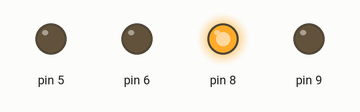
Bench run of a sketch on a simulated Arduino Uno, built with avr-gcc and run on an emulated ATmega328P. On the bench: output pins drawn as LEDs (lit = HIGH).

Above: at 0.5 s.
At 1.5 s:
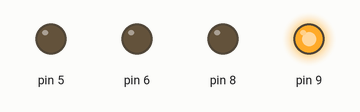
At 2.2 s:
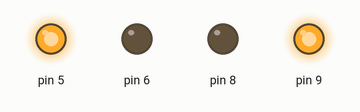
At 3.5 s:
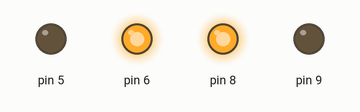
At 4.5 s:
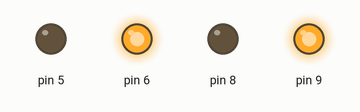
Timing chart, 0 to 6.9 s (numbered marks = the images above):
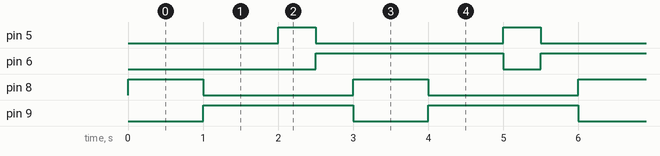

The sketch:

wheel.ino
```cpp
void setup()
{
  pinMode(8,OUTPUT);
  pinMode(9,OUTPUT);
  pinMode(5,OUTPUT);
  pinMode(6,OUTPUT);
}
// the loop function runs forever
void loop()
{
 digitalWrite(8,HIGH);//clockwise(RED)
 digitalWrite(9,LOW);//BLACK
 delay(1000);
 digitalWrite(8,LOW);//anticlockwise(RED)
 digitalWrite(9,HIGH);//BLACK
 delay(1000);
  digitalWrite(5,HIGH);//clockwise(RED)
 digitalWrite(6,LOW);//BLACK
 delay(500);
 digitalWrite(5,LOW);//anticlockwise(RED)
 digitalWrite(6,HIGH);//BLACK
 delay(500);
}
```

Measured:
- by itself, pin 5: alternates HIGH for 0.50 s and LOW for 2.5 s
- by itself, pin 6: alternates HIGH for 2.5 s and LOW for 0.50 s
- by itself, pin 8: alternates HIGH for 1.0 s and LOW for 2.0 s
- by itself, pin 9: alternates HIGH for 2.0 s and LOW for 1.0 s
